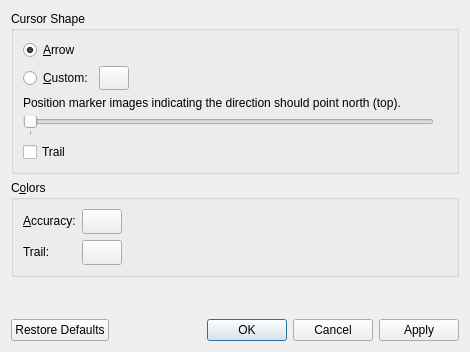
<?xml version="1.0" encoding="UTF-8"?>
<ui version="4.0">
 <class>PositionMarkerConfigWidget</class>
 <widget class="QDialog" name="PositionMarkerConfigWidget">
  <property name="geometry">
   <rect>
    <x>0</x>
    <y>0</y>
    <width>470</width>
    <height>352</height>
   </rect>
  </property>
  <property name="windowTitle">
   <string>Configure Position Marker Plugin</string>
  </property>
  <layout class="QVBoxLayout" name="verticalLayout_3">
   <item>
    <widget class="QGroupBox" name="groupBox">
     <property name="title">
      <string>Cursor Shape</string>
     </property>
     <layout class="QVBoxLayout" name="verticalLayout">
      <item>
       <layout class="QGridLayout" name="gridLayout">
        <item row="0" column="0" colspan="2">
         <widget class="QRadioButton" name="m_originalCursor">
          <property name="text">
           <string>&amp;Arrow</string>
          </property>
          <property name="checked">
           <bool>true</bool>
          </property>
          <attribute name="buttonGroup">
           <string>m_buttonGroup</string>
          </attribute>
         </widget>
        </item>
        <item row="1" column="0">
         <widget class="QRadioButton" name="m_customCursor">
          <property name="text">
           <string>&amp;Custom:</string>
          </property>
          <attribute name="buttonGroup">
           <string>m_buttonGroup</string>
          </attribute>
         </widget>
        </item>
        <item row="1" column="1">
         <layout class="QHBoxLayout" name="horizontalLayout">
          <item>
           <widget class="QToolButton" name="m_fileChooserButton">
            <property name="sizePolicy">
             <sizepolicy hsizetype="Fixed" vsizetype="Fixed">
              <horstretch>0</horstretch>
              <verstretch>0</verstretch>
             </sizepolicy>
            </property>
            <property name="minimumSize">
             <size>
              <width>22</width>
              <height>22</height>
             </size>
            </property>
            <property name="text">
             <string/>
            </property>
            <property name="iconSize">
             <size>
              <width>22</width>
              <height>22</height>
             </size>
            </property>
           </widget>
          </item>
          <item>
           <spacer name="horizontalSpacer">
            <property name="orientation">
             <enum>Qt::Horizontal</enum>
            </property>
            <property name="sizeHint" stdset="0">
             <size>
              <width>40</width>
              <height>20</height>
             </size>
            </property>
           </spacer>
          </item>
         </layout>
        </item>
       </layout>
      </item>
      <item>
       <widget class="QLabel" name="label">
        <property name="text">
         <string>Position marker images indicating the direction should point north (top).</string>
        </property>
       </widget>
      </item>
      <item>
       <layout class="QHBoxLayout" name="horizontalLayout_2">
        <property name="bottomMargin">
         <number>0</number>
        </property>
        <item>
         <widget class="QSlider" name="m_resizeSlider">
          <property name="minimum">
           <number>0</number>
          </property>
          <property name="maximum">
           <number>0</number>
          </property>
          <property name="singleStep">
           <number>1</number>
          </property>
          <property name="pageStep">
           <number>1</number>
          </property>
          <property name="value">
           <number>0</number>
          </property>
          <property name="sliderPosition">
           <number>0</number>
          </property>
          <property name="orientation">
           <enum>Qt::Horizontal</enum>
          </property>
          <property name="invertedAppearance">
           <bool>false</bool>
          </property>
          <property name="tickPosition">
           <enum>QSlider::TicksBelow</enum>
          </property>
          <property name="tickInterval">
           <number>1</number>
          </property>
         </widget>
        </item>
        <item>
         <widget class="QLabel" name="m_sizeLabel">
          <property name="text">
           <string/>
          </property>
         </widget>
        </item>
       </layout>
      </item>
      <item>
       <widget class="QCheckBox" name="m_trailCheckBox">
        <property name="text">
         <string>Trail</string>
        </property>
        <property name="checked">
         <bool>false</bool>
        </property>
       </widget>
      </item>
     </layout>
    </widget>
   </item>
   <item>
    <widget class="QGroupBox" name="groupBox_2">
     <property name="title">
      <string>C&amp;olors</string>
     </property>
     <layout class="QFormLayout" name="formLayout">
      <item row="0" column="0">
       <widget class="QLabel" name="m_accuracyLabel">
        <property name="text">
         <string>&amp;Accuracy:</string>
        </property>
        <property name="buddy">
         <cstring>m_acColorChooserButton</cstring>
        </property>
       </widget>
      </item>
      <item row="0" column="1">
       <widget class="QPushButton" name="m_acColorChooserButton">
        <property name="sizePolicy">
         <sizepolicy hsizetype="Fixed" vsizetype="Fixed">
          <horstretch>0</horstretch>
          <verstretch>0</verstretch>
         </sizepolicy>
        </property>
        <property name="minimumSize">
         <size>
          <width>30</width>
          <height>25</height>
         </size>
        </property>
        <property name="toolTip">
         <string>Color of the position marker's accuracy indicator.</string>
        </property>
        <property name="text">
         <string/>
        </property>
       </widget>
      </item>
      <item row="1" column="0">
       <widget class="QLabel" name="label_2">
        <property name="text">
         <string>Trail:</string>
        </property>
       </widget>
      </item>
      <item row="1" column="1">
       <widget class="QPushButton" name="m_trailColorChooserButton">
        <property name="sizePolicy">
         <sizepolicy hsizetype="Fixed" vsizetype="Fixed">
          <horstretch>0</horstretch>
          <verstretch>0</verstretch>
         </sizepolicy>
        </property>
        <property name="minimumSize">
         <size>
          <width>30</width>
          <height>25</height>
         </size>
        </property>
        <property name="toolTip">
         <string>Color of the position marker's trail.</string>
        </property>
        <property name="text">
         <string/>
        </property>
       </widget>
      </item>
     </layout>
    </widget>
   </item>
   <item>
    <spacer name="verticalSpacer_2">
     <property name="orientation">
      <enum>Qt::Vertical</enum>
     </property>
     <property name="sizeHint" stdset="0">
      <size>
       <width>20</width>
       <height>40</height>
      </size>
     </property>
    </spacer>
   </item>
   <item>
    <widget class="QDialogButtonBox" name="m_buttonBox">
     <property name="orientation">
      <enum>Qt::Horizontal</enum>
     </property>
     <property name="standardButtons">
      <set>QDialogButtonBox::Apply|QDialogButtonBox::Cancel|QDialogButtonBox::Ok|QDialogButtonBox::RestoreDefaults</set>
     </property>
    </widget>
   </item>
  </layout>
 </widget>
 <resources/>
 <connections>
  <connection>
   <sender>m_buttonBox</sender>
   <signal>accepted()</signal>
   <receiver>PositionMarkerConfigWidget</receiver>
   <slot>accept()</slot>
   <hints>
    <hint type="sourcelabel">
     <x>248</x>
     <y>254</y>
    </hint>
    <hint type="destinationlabel">
     <x>157</x>
     <y>274</y>
    </hint>
   </hints>
  </connection>
  <connection>
   <sender>m_buttonBox</sender>
   <signal>rejected()</signal>
   <receiver>PositionMarkerConfigWidget</receiver>
   <slot>reject()</slot>
   <hints>
    <hint type="sourcelabel">
     <x>316</x>
     <y>260</y>
    </hint>
    <hint type="destinationlabel">
     <x>286</x>
     <y>274</y>
    </hint>
   </hints>
  </connection>
 </connections>
 <buttongroups>
  <buttongroup name="m_buttonGroup"/>
 </buttongroups>
</ui>
